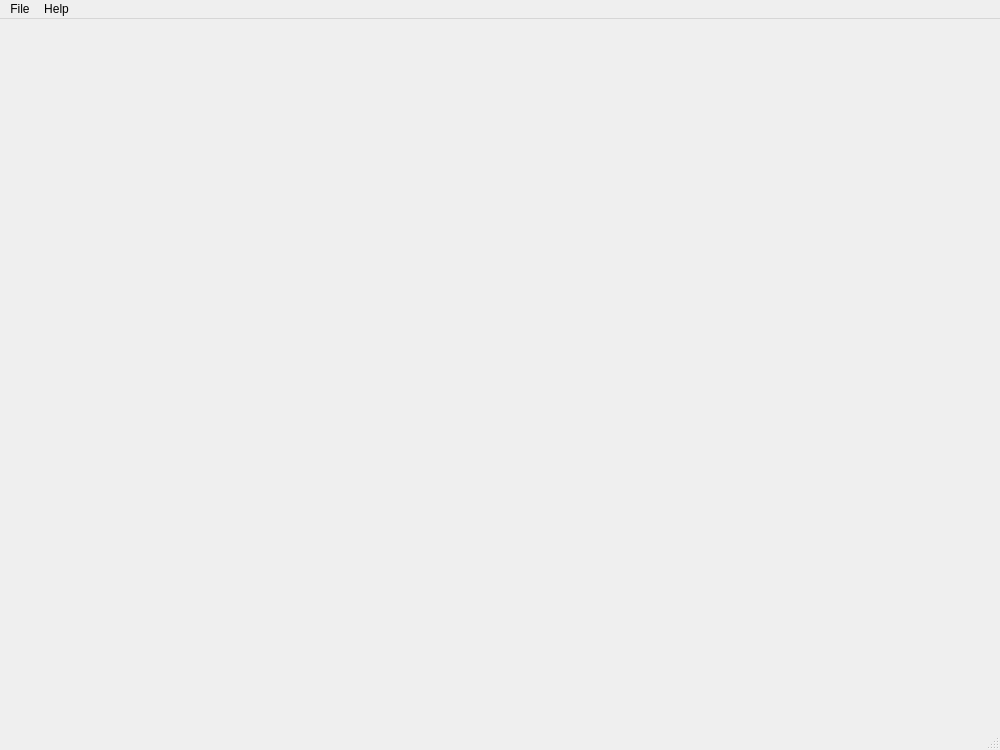
<?xml version="1.0" encoding="UTF-8"?>
<ui version="4.0">
 <class>MainWindow</class>
 <widget class="QMainWindow" name="MainWindow">
  <property name="geometry">
   <rect>
    <x>0</x>
    <y>0</y>
    <width>1000</width>
    <height>750</height>
   </rect>
  </property>
  <property name="acceptDrops">
   <bool>true</bool>
  </property>
  <property name="windowTitle">
   <string>Darkstone PS1 Tweaks</string>
  </property>
  <widget class="QWidget" name="centralWidget">
   <layout class="QGridLayout" name="gridLayout">
    <property name="leftMargin">
     <number>9</number>
    </property>
    <property name="topMargin">
     <number>9</number>
    </property>
    <property name="rightMargin">
     <number>9</number>
    </property>
    <item row="0" column="0">
     <layout class="QVBoxLayout" name="mainLayout">
      <property name="spacing">
       <number>6</number>
      </property>
     </layout>
    </item>
   </layout>
  </widget>
  <widget class="QMenuBar" name="menuBar">
   <property name="geometry">
    <rect>
     <x>0</x>
     <y>0</y>
     <width>1000</width>
     <height>21</height>
    </rect>
   </property>
   <widget class="QMenu" name="menuFile">
    <property name="title">
     <string>File</string>
    </property>
    <addaction name="actionFileOpen"/>
    <addaction name="actionFileClose"/>
    <addaction name="separator"/>
    <addaction name="actionFileSaveAs"/>
    <addaction name="separator"/>
    <addaction name="actionFileExit"/>
   </widget>
   <widget class="QMenu" name="menuHelp">
    <property name="title">
     <string>Help</string>
    </property>
    <addaction name="actionHelpGitHub"/>
    <addaction name="actionHelpChangelog"/>
    <addaction name="separator"/>
    <addaction name="actionHelpAbout"/>
   </widget>
   <addaction name="menuFile"/>
   <addaction name="menuHelp"/>
  </widget>
  <widget class="QStatusBar" name="statusBar">
   <property name="enabled">
    <bool>true</bool>
   </property>
  </widget>
  <action name="actionFileOpen">
   <property name="icon">
    <iconset resource="Resource/resources.qrc">
     <normaloff>:/Img/Open.png</normaloff>:/Img/Open.png</iconset>
   </property>
   <property name="text">
    <string>Open</string>
   </property>
   <property name="shortcut">
    <string>Ctrl+O</string>
   </property>
  </action>
  <action name="actionFileClose">
   <property name="icon">
    <iconset resource="Resource/resources.qrc">
     <normaloff>:/Img/Close.png</normaloff>:/Img/Close.png</iconset>
   </property>
   <property name="text">
    <string>Close</string>
   </property>
   <property name="shortcut">
    <string>Ctrl+F4</string>
   </property>
  </action>
  <action name="actionFileSaveAs">
   <property name="icon">
    <iconset resource="Resource/resources.qrc">
     <normaloff>:/Img/SaveAs.png</normaloff>:/Img/SaveAs.png</iconset>
   </property>
   <property name="text">
    <string>Save As</string>
   </property>
   <property name="shortcut">
    <string>Ctrl+S</string>
   </property>
  </action>
  <action name="actionFileExit">
   <property name="icon">
    <iconset resource="Resource/resources.qrc">
     <normaloff>:/Img/Exit.png</normaloff>:/Img/Exit.png</iconset>
   </property>
   <property name="text">
    <string>Exit</string>
   </property>
   <property name="shortcut">
    <string/>
   </property>
  </action>
  <action name="actionHelpGitHub">
   <property name="icon">
    <iconset resource="Resource/resources.qrc">
     <normaloff>:/Img/GitHub.png</normaloff>:/Img/GitHub.png</iconset>
   </property>
   <property name="text">
    <string>GitHub</string>
   </property>
  </action>
  <action name="actionHelpChangelog">
   <property name="icon">
    <iconset resource="Resource/resources.qrc">
     <normaloff>:/Img/Changelog.png</normaloff>:/Img/Changelog.png</iconset>
   </property>
   <property name="text">
    <string>Changelog</string>
   </property>
  </action>
  <action name="actionHelpAbout">
   <property name="icon">
    <iconset>
     <normaloff>:/Img/About.png</normaloff>:/Img/About.png</iconset>
   </property>
   <property name="text">
    <string>About</string>
   </property>
  </action>
 </widget>
 <resources>
  <include location="Resource/resources.qrc"/>
 </resources>
 <connections/>
</ui>
